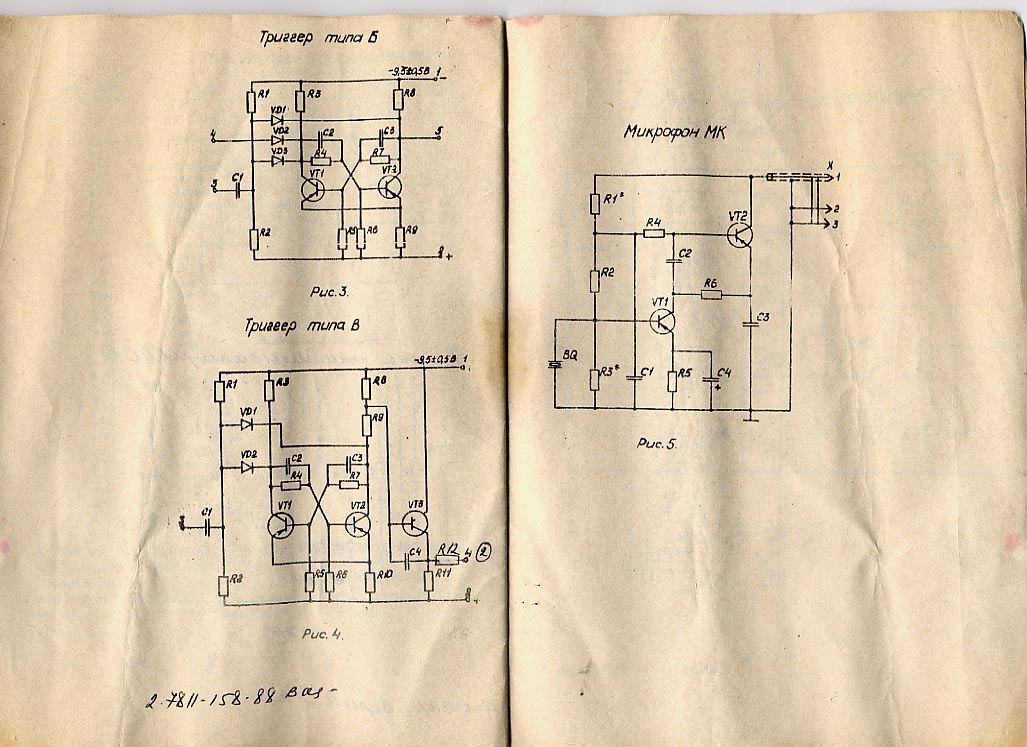
#> input picture python/machine_vision/lab4/schem/lab4_2.jpg, 1027 x 747 px, found by its file name
$ python my_tresh_bin.py
#> lines starting #> are read from the running program, lines starting #| are printed output that depends on the picture
import cv2
import numpy as np

name_file= 'lab4_2'
imggrey = cv2.imread(name_file+'.jpg', cv2.IMREAD_GRAYSCALE)
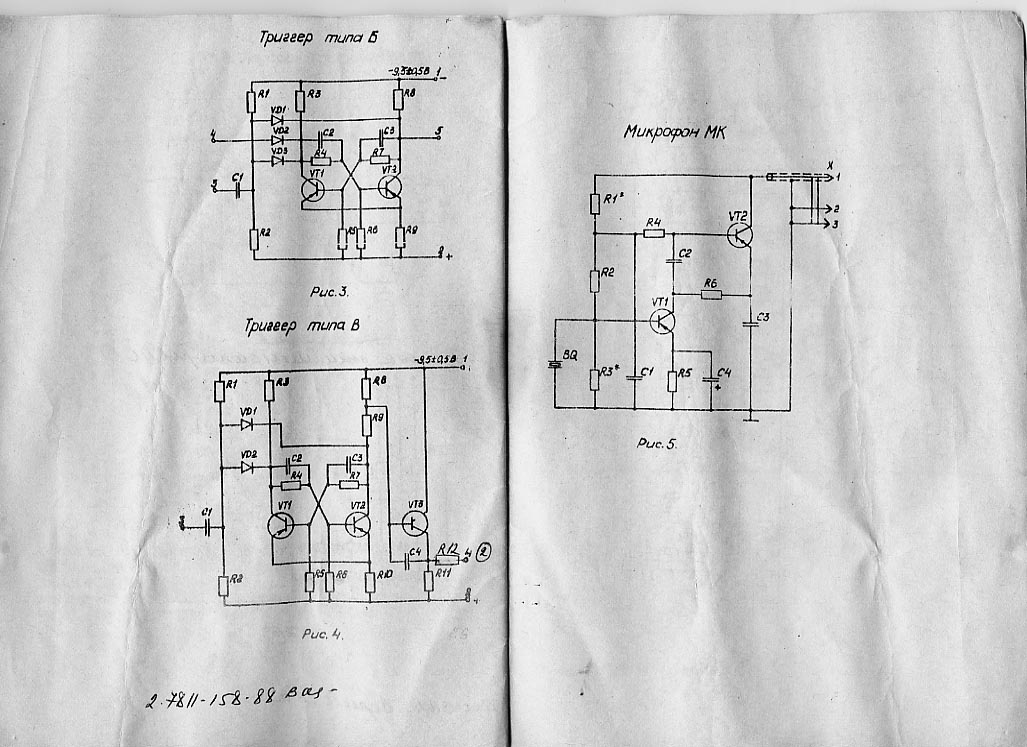
#> imggrey: shape (747, 1027); min 0, max 255, mean 204.8
title_window = name_file + 'after_my_tresh_bin'
threshold_max = 255
threshold = 0

def THRESH_BINARY_MY(in_img,threshold):
    shape = in_img.shape
    img = np.empty(shape,np.uint8)
    for y in range(shape[1]):
        for x in range(shape[0]):
            if in_img[x][y]>threshold:
                img[x][y]=255
            else:
                img[x][y]=0
    return img

cv2.namedWindow(title_window, cv2.WINDOW_AUTOSIZE )

def on_trackbar(threshold):
    img=THRESH_BINARY_MY(imggrey,threshold)
    cv2.imshow(title_window,img)

trackbar_name = 'threshold'
cv2.createTrackbar(trackbar_name, title_window, threshold , threshold_max, on_trackbar )

while 1:
    if cv2.waitKey(0)==27: #esc
#> (key Esc is pressed here)
        break
